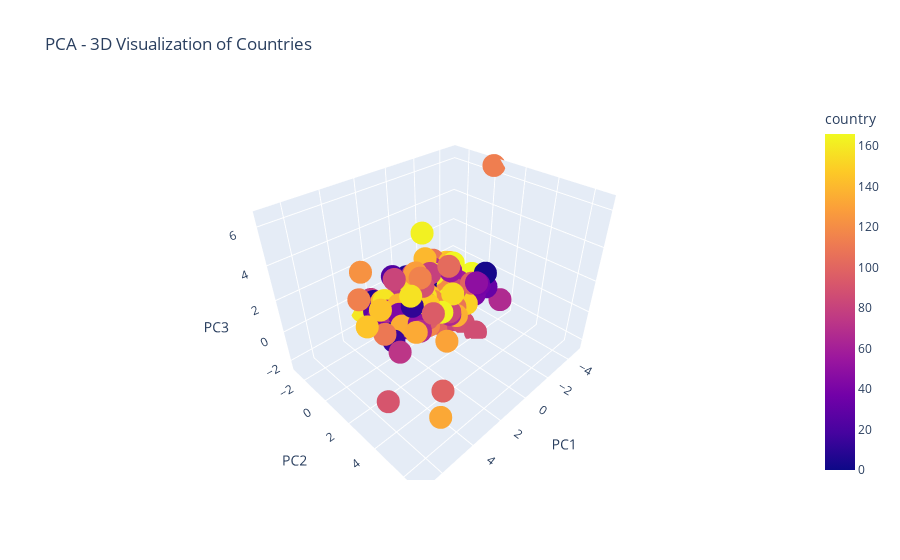

Here is the notebook cell this chart was saved with:
### Code cell
import plotly.express as px


data["PC1"] = pca_result[:, 0]
data["PC2"] = pca_result[:, 1]
data["PC3"] = pca_result[:, 2]

fig = px.scatter_3d(
    data,
    x="PC1", y="PC2", z="PC3",
    color="country",  # This will give each country a color
    title="PCA - 3D Visualization of Countries"
)
fig.show()

### Figure 1 — Plotly figure (JSON) as saved in the notebook; plotly's stock layout.template omitted (floating-point values rounded to 4 significant figures; data arrays with more than 128 entries replaced by an {"elided": "..."} marker saying what was removed)
{"data": [{"hovertemplate": "PC1=%{x}<br>PC2=%{y}<br>PC3=%{z}<br>country=%{marker.color}<extra></extra>", "legendgroup": "", "marker": {"color": {"elided": "167 int values"}, "coloraxis": "coloraxis", "symbol": "circle"}, "mode": "markers", "name": "", "scene": "scene", "showlegend": false, "type": "scatter3d", "x": {"elided": "167 float values"}, "y": {"elided": "167 float values"}, "z": {"elided": "167 float values"}}], "layout": {"coloraxis": {"colorbar": {"title": {"text": "country"}}, "colorscale": [[0, "#0d0887"], [0.1111, "#46039f"], [0.2222, "#7201a8"], [0.3333, "#9c179e"], [0.4444, "#bd3786"], [0.5556, "#d8576b"], [0.6667, "#ed7953"], [0.7778, "#fb9f3a"], [0.8889, "#fdca26"], [1, "#f0f921"]]}, "legend": {"tracegroupgap": 0}, "scene": {"domain": {"x": [0, 1], "y": [0, 1]}, "xaxis": {"title": {"text": "PC1"}}, "yaxis": {"title": {"text": "PC2"}}, "zaxis": {"title": {"text": "PC3"}}}, "title": {"text": "PCA - 3D Visualization of Countries"}}}
